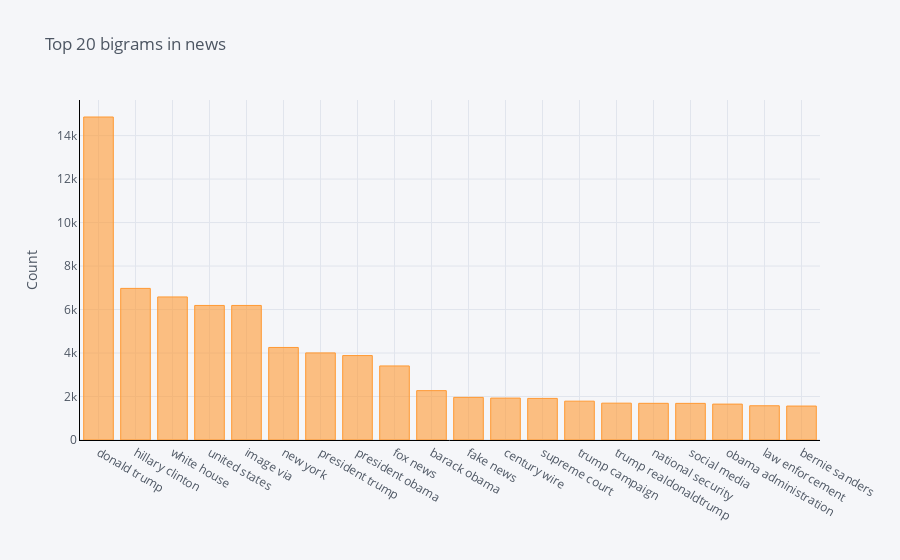

This figure's notebook cell:
### Code cell
# Fake
# Function to get top bigram words
def get_top_n_bigram(corpus, n=None):
    vec = CountVectorizer(ngram_range=(2, 2)).fit(corpus)
    bag_of_words = vec.transform(corpus)
    sum_words = bag_of_words.sum(axis=0) 
    words_freq = [(word, sum_words[0, idx]) for word, idx in vec.vocabulary_.items()]
    words_freq =sorted(words_freq, key = lambda x: x[1], reverse=True)
    return words_freq[:n]

# Calling function and return only top 20 words
common_words = get_top_n_bigram(clean_news_fake['news'], 20)

# Printing the word and frequency
for word, freq in common_words:
    print(word, freq)
    
# Creating the dataframe of word and frequency
df3 = pd.DataFrame(common_words, columns = ['news' , 'count'])

# Group by words and plot the sum
df3.groupby('news').sum()['count'].sort_values(ascending=False).iplot(
    kind='bar', yTitle='Count', linecolor='black', title='Top 20 bigrams in news')

### Figure 1 — Plotly figure (JSON) as saved in the notebook; plotly's stock layout.template omitted (floating-point values rounded to 4 significant figures)
{"data": [{"marker": {"color": "rgba(255, 153, 51, 0.6)", "line": {"color": "rgba(255, 153, 51, 1.0)", "width": 1}}, "name": "count", "orientation": "v", "text": "", "type": "bar", "x": ["donald trump", "hillary clinton", "white house", "united states", "image via", "new york", "president trump", "president obama", "fox news", "barack obama", "fake news", "century wire", "supreme court", "trump campaign", "trump realdonaldtrump", "national security", "social media", "obama administration", "law enforcement", "bernie sanders"], "y": [14855, 6972, 6579, 6188, 6188, 4256, 4006, 3883, 3406, 2270, 1961, 1928, 1913, 1786, 1694, 1687, 1685, 1651, 1575, 1561]}], "layout": {"legend": {"bgcolor": "#F5F6F9", "font": {"color": "#4D5663"}}, "paper_bgcolor": "#F5F6F9", "plot_bgcolor": "#F5F6F9", "title": {"font": {"color": "#4D5663"}, "text": "Top 20 bigrams in news"}, "xaxis": {"gridcolor": "#E1E5ED", "linecolor": "black", "showgrid": true, "tickfont": {"color": "#4D5663"}, "title": {"font": {"color": "#4D5663"}, "text": ""}, "zerolinecolor": "#E1E5ED"}, "yaxis": {"gridcolor": "#E1E5ED", "linecolor": "black", "showgrid": true, "tickfont": {"color": "#4D5663"}, "title": {"font": {"color": "#4D5663"}, "text": "Count"}, "zerolinecolor": "#E1E5ED"}}}
